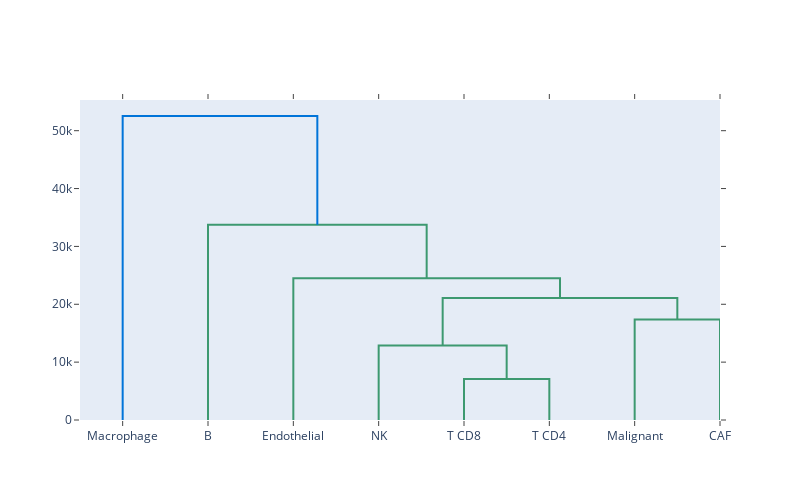

Notebook source saved alongside this figure:
### Markdown cell above
## using plotly FigureFactory dendrogram gen

### Code cell
import plotly.figure_factory as ff
import numpy as np
np.random.seed(1)

X = sigmat_normal.T
fig = ff.create_dendrogram(X, labels=X.index)
fig.update_layout(width=800, height=500)
fig.show()

### Figure 1 — Plotly figure (JSON) as saved in the notebook; plotly's stock layout.template omitted (floating-point values rounded to 4 significant figures)
{"data": [{"hoverinfo": "text", "marker": {"color": "rgb(61,153,112)"}, "mode": "lines", "type": "scatter", "x": [45, 45, 55, 55], "xaxis": "x", "y": [0, 7067.0, 7067.0, 0], "yaxis": "y"}, {"hoverinfo": "text", "marker": {"color": "rgb(61,153,112)"}, "mode": "lines", "type": "scatter", "x": [35, 35, 50, 50], "xaxis": "x", "y": [0, 12870.0, 12870.0, 7067.0], "yaxis": "y"}, {"hoverinfo": "text", "marker": {"color": "rgb(61,153,112)"}, "mode": "lines", "type": "scatter", "x": [65, 65, 75, 75], "xaxis": "x", "y": [0, 17370.0, 17370.0, 0], "yaxis": "y"}, {"hoverinfo": "text", "marker": {"color": "rgb(61,153,112)"}, "mode": "lines", "type": "scatter", "x": [42.5, 42.5, 70, 70], "xaxis": "x", "y": [12870.0, 21080.0, 21080.0, 17370.0], "yaxis": "y"}, {"hoverinfo": "text", "marker": {"color": "rgb(61,153,112)"}, "mode": "lines", "type": "scatter", "x": [25, 25, 56.25, 56.25], "xaxis": "x", "y": [0, 24520.0, 24520.0, 21080.0], "yaxis": "y"}, {"hoverinfo": "text", "marker": {"color": "rgb(61,153,112)"}, "mode": "lines", "type": "scatter", "x": [15, 15, 40.62, 40.62], "xaxis": "x", "y": [0, 33750.0, 33750.0, 24520.0], "yaxis": "y"}, {"hoverinfo": "text", "marker": {"color": "rgb(0,116,217)"}, "mode": "lines", "type": "scatter", "x": [5, 5, 27.81, 27.81], "xaxis": "x", "y": [0, 52540.0, 52540.0, 33750.0], "yaxis": "y"}], "layout": {"autosize": false, "height": 500, "hovermode": "closest", "showlegend": false, "width": 800, "xaxis": {"mirror": "allticks", "rangemode": "tozero", "showgrid": false, "showline": true, "showticklabels": true, "tickmode": "array", "ticks": "outside", "ticktext": ["Macrophage", "B", "Endothelial", "NK", "T CD8", "T CD4", "Malignant", "CAF"], "tickvals": [5, 15, 25, 35, 45, 55, 65, 75], "type": "linear", "zeroline": false}, "yaxis": {"mirror": "allticks", "rangemode": "tozero", "showgrid": false, "showline": true, "showticklabels": true, "ticks": "outside", "type": "linear", "zeroline": false}}}
